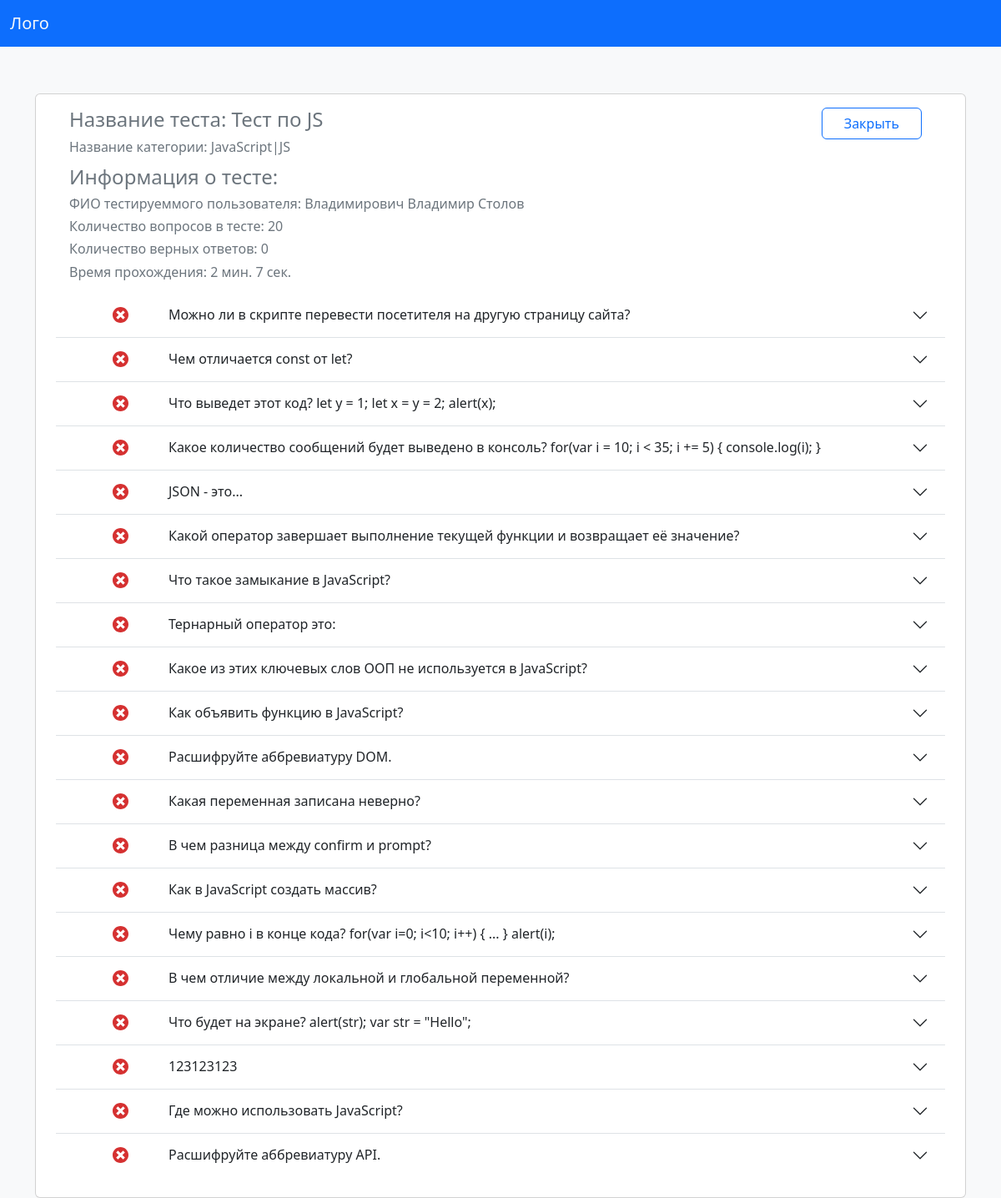
The page /resultAdmin/221 (signed in) on the database its author committed.
### WebTest/models.py (models this page shows, shortened)
class List_test(models.Model):
    cover = models.ImageField(upload_to='images/',blank=True,verbose_name="Абложка теста")
    name = models.CharField(max_length=35,verbose_name="Название теста")
    category =  models.ForeignKey(Category,on_delete=models.CASCADE,verbose_name="Категория теста")
    time_start = models.DateTimeField(verbose_name="Время начало теста")
    time_end = models.DateTimeField(verbose_name="Время окончания теста")
    count_answer = models.IntegerField(verbose_name="Кол-во вопросов в тесте")
    count_treing= models.IntegerField(verbose_name="Кол-во попыток в тесте")
    class Meta:
        verbose_name="Тест"
        verbose_name_plural="Тесты"

class Category(models.Model):
    name = models.CharField(max_length=35, verbose_name="Название категории",)
    class Meta:
        verbose_name="Категории"
        verbose_name_plural="Категории"

class Question(models.Model):
    ltest_id = models.ForeignKey(List_test,on_delete=models.CASCADE,verbose_name="Название теста")
    question =  models.TextField(max_length=1500,verbose_name="Вопрос")
    answer1 =  models.TextField(max_length=1500,verbose_name="Ответ 1")
    answer2 =  models.TextField(max_length=1500,verbose_name="Ответ 2")
    answer3 =  models.TextField(max_length=1500,verbose_name="Ответ 3")
    answer4 =  models.TextField(max_length=1500,verbose_name="Ответ 4")
    trueAnswer=  models.CharField(max_length=20,verbose_name="Номер правильного ответа")
    class Meta:
        verbose_name="Вопрос"
        verbose_name_plural="Вопросы"

### WebTest/views.py (the view)
# urls.py: path('resultAdmin/<int:idResult>',ResultAdmin,name='resultAdmin'),
def ResultAdmin(request, idResult):
    us = request.user
    if request.user.is_superuser:
        n=0
    else:
        if request.user.is_authenticated != True:
            return render(request, "Login.html")
        else:
            return redirect(to='main')
    result = Result.objects.get(id=idResult)
    question = Question.objects.filter(ltest_id=result.list_test_id)
    test = List_test.objects.get(id=result.list_test_id.id)
    category = Category.objects.get(id=test.category.id)
    FIO = result.user_id.first_name
    time=(result.time).split(" ")
    min=40-int(time[0])
    sec=60-int(time[1])
    if(sec>60):
        min-=1
    if(min==40):
        sec = 0
    if(sec==60):
        sec=0
    st = result.answers
    d = dict()
    s1 = json.dumps(st)
    d = json.loads(s1)
    d = json.loads(d)
    c = list()
    i = 0
    rightcountanswer = 0
    for key, value in d.items():
        questions = Question.objects.get(id=key, ltest_id=result.list_test_id)
        st_answer = ""
        done = "no"
        if ("1" in questions.trueAnswer):
            st_answer = questions.answer1
        if ("2" in questions.trueAnswer):
            st_answer = questions.answer2
        if ("3" in questions.trueAnswer):
            st_answer = questions.answer3
        if ("4" in questions.trueAnswer):
            st_answer = questions.answer4
        if (value == st_answer):
            rightcountanswer += 1
            done = "yes"
        resultForView = ResultfTestAdmin(questions.id, questions.question, questions.answer1,
                                         questions.answer2, questions.answer3, questions.answer4,
                                         st_answer, done,value)
        i += 1
        c.append(resultForView)
    data = {'result': result, 'question': question,
            'test': test, 'category': category,
            'resultForView': c, 'countright': rightcountanswer,
            'FIO': FIO,"min":min,"sec":sec,"countQuestions":test.count_answer }
    return render(request, "ResultAdmin.html", data)

### WebTest/templates/ResultAdmin.html (shortened to what this page needs)
<html>
<head>
    {% load static %}
    <link rel="stylesheet" href={% static "bootstrap-5.3.0-alpha1-dist/css/bootstrap.css" %}>
</head>
<nav class="navbar navbar-expand-lg navbar-light bg-primary">
    <div class="container-fluid">
        <a class="navbar-brand text-light " href="{% url 'main' %}">Лого</a>
    </div>
</nav>
<body class="bg-light">
    <div class="container justify-content-center pt-5 mt-2 text-secondary">
        <div class="container pt-2 card ">
            <div class="row pt-2 mx-3">
                <div class="col-12 col-sm-6 ">
                    <h4>Название теста: {{test.name}}</h4>
                </div>
                <div class="col-12 col-sm-6 ">
                    <div class="container">
                        <a class="btn btn-outline-primary w-25 float-lg-end " type="button" href="{% url 'admin:index' %}"> Закрыть
                        </a>
                    </div>
                </div>
            </div>
            <div class="row mx-3">
                <div class="col-12">
                    <h6>Название категории: {{category.name}}</h6>
                </div>
            </div>
            <div class="row  mx-3">
                <div class="col-12 pt-1">
                    <h4>Информация о тесте:</h4>
                </div>
            </div>
            <div class="row mx-3 h-100">
                <h6>ФИО тестируеммого пользователя: {{FIO}}</h6>
            </div>
            <div class="row  mx-3">
                <div class="col-12">
                    <h6>Количество вопросов в тесте: {{countQuestions}}</h6>
                </div>
            </div>
            <div class="row  mx-3">
                <div class="col-12">
                    <h6>Количество верных ответов: {{countright}}</h6>
                </div>
            </div>
            <div class="row  mx-3">
                <div class="col-12">
                    <h6>Время прохождения: {{min}} мин. {{sec}} сек.</h6>
                </div>
            </div>
            <div class="container">
                <div class="row">
                    <div class="col-12 pt-2 col-md-12 col-sm-12">
                        <div class="accordion accordion-flush" id="accordionFlushExample">
                            {% for test in resultForView %}
                            <div class="accordion-item">
                                <h2 class="accordion-header" id="flush-heading{{test.id_question}}">
                                    <button class="accordion-button collapsed " type="button" data-bs-toggle="collapse"
                                        data-bs-target="#flush-collapse{{test.id_question}}" aria-expanded="false"
                                        aria-controls="flush-collapse{{test.id_question}}">
                                        <div class="right mx-5">
                                         </div>
                                        {{test.question}}
                                    </button>
                                </h2>
                            </div>
                            {% endfor %}
                        </div>
                    </div>
                </div>
                <div class="row">
                    <div class="col-12 pt-2 col-md-12 col-sm-12">
                    </div>
                </div>
            </div>
        </div>
    </div>
</body>
</html>

### rows shown on the page
List_test: name "Тест по JS"
Category: name "JavaScript|JS"
Question: question "Можно ли в скрипте перевести посетителя на другую страницу сайта?"
Question: question "Чем отличается const от let?"
Question: question "Что выведет этот код? let y = 1; let x = y = 2; alert(x);"
Question: question "Какое количество сообщений будет выведено в консоль? for(var i = 10; i < 35; i += 5) { console.log(i); }"
Question: question "JSON - это..."
Question: question "Какой оператор завершает выполнение текущей функции и возвращает её значение?"
Question: question "Что такое замыкание в JavaScript?"
Question: question "Тернарный оператор это:"
Question: question "Какое из этих ключевых слов ООП не используется в JavaScript?"
Question: question "Как объявить функцию в JavaScript?"
Question: question "Расшифруйте аббревиатуру DOM."
Question: question "Какая переменная записана неверно?"
Question: question "В чем разница между confirm и prompt?"
Question: question "Как в JavaScript создать массив?"
Question: question "Чему равно i в конце кода? for(var i=0; i<10; i++) { ... } alert(i);"
Question: question "В чем отличие между локальной и глобальной переменной?"
Question: question "Что будет на экране? alert(str); var str = \"Hello\";"
Question: question "123123123"
Question: question "Где можно использовать JavaScript?"
Question: question "Расшифруйте аббревиатуру API."

### other values the page prints
{{ FIO }} "Владимирович Владимир Столов"
{{ countQuestions }} "20"
{{ countright }} "0"
{{ min }} "2"
{{ sec }} "7"
